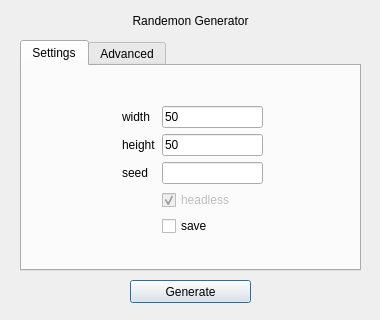
<?xml version="1.0" encoding="UTF-8"?>
<ui version="4.0">
 <class>Dialog</class>
 <widget class="QDialog" name="Dialog">
  <property name="geometry">
   <rect>
    <x>0</x>
    <y>0</y>
    <width>380</width>
    <height>320</height>
   </rect>
  </property>
  <property name="windowTitle">
   <string>Randémon</string>
  </property>
  <widget class="QPushButton" name="pushButton_generate">
   <property name="geometry">
    <rect>
     <x>130</x>
     <y>280</y>
     <width>121</width>
     <height>23</height>
    </rect>
   </property>
   <property name="text">
    <string>Generate</string>
   </property>
  </widget>
  <widget class="QLabel" name="label_title">
   <property name="geometry">
    <rect>
     <x>100</x>
     <y>10</y>
     <width>181</width>
     <height>21</height>
    </rect>
   </property>
   <property name="text">
    <string>Randemon Generator</string>
   </property>
   <property name="textFormat">
    <enum>Qt::AutoText</enum>
   </property>
   <property name="scaledContents">
    <bool>false</bool>
   </property>
   <property name="alignment">
    <set>Qt::AlignCenter</set>
   </property>
  </widget>
  <widget class="QTabWidget" name="Tabs">
   <property name="geometry">
    <rect>
     <x>20</x>
     <y>40</y>
     <width>341</width>
     <height>231</height>
    </rect>
   </property>
   <property name="currentIndex">
    <number>0</number>
   </property>
   <widget class="QWidget" name="settingsTab">
    <attribute name="title">
     <string>Settings</string>
    </attribute>
    <widget class="QWidget" name="formLayoutWidget">
     <property name="geometry">
      <rect>
       <x>100</x>
       <y>40</y>
       <width>141</width>
       <height>131</height>
      </rect>
     </property>
     <layout class="QFormLayout" name="formLayout">
      <item row="0" column="0">
       <widget class="QLabel" name="label_width">
        <property name="text">
         <string>width</string>
        </property>
       </widget>
      </item>
      <item row="0" column="1">
       <widget class="QLineEdit" name="lineEdit_width">
        <property name="text">
         <string>50</string>
        </property>
       </widget>
      </item>
      <item row="1" column="0">
       <widget class="QLabel" name="label_height">
        <property name="text">
         <string>height</string>
        </property>
       </widget>
      </item>
      <item row="1" column="1">
       <widget class="QLineEdit" name="lineEdit_height">
        <property name="text">
         <string>50</string>
        </property>
       </widget>
      </item>
      <item row="2" column="0">
       <widget class="QLabel" name="label_seed">
        <property name="text">
         <string>seed</string>
        </property>
       </widget>
      </item>
      <item row="2" column="1">
       <widget class="QLineEdit" name="lineEdit_seed"/>
      </item>
      <item row="5" column="1">
       <widget class="QCheckBox" name="checkBox_save">
        <property name="text">
         <string>save</string>
        </property>
       </widget>
      </item>
      <item row="4" column="1">
       <widget class="QCheckBox" name="checkBox_headless">
        <property name="enabled">
         <bool>false</bool>
        </property>
        <property name="text">
         <string>headless</string>
        </property>
        <property name="checked">
         <bool>true</bool>
        </property>
       </widget>
      </item>
     </layout>
    </widget>
   </widget>
   <widget class="QWidget" name="advancedTab">
    <attribute name="title">
     <string>Advanced</string>
    </attribute>
    <widget class="QLabel" name="label_3">
     <property name="geometry">
      <rect>
       <x>10</x>
       <y>70</y>
       <width>91</width>
       <height>21</height>
      </rect>
     </property>
     <property name="text">
      <string>Tree coverage</string>
     </property>
    </widget>
    <widget class="QLabel" name="label_2">
     <property name="geometry">
      <rect>
       <x>10</x>
       <y>40</y>
       <width>101</width>
       <height>20</height>
      </rect>
     </property>
     <property name="text">
      <string>Tall grass coverage</string>
     </property>
    </widget>
    <widget class="QLabel" name="label">
     <property name="geometry">
      <rect>
       <x>10</x>
       <y>10</y>
       <width>91</width>
       <height>21</height>
      </rect>
     </property>
     <property name="text">
      <string>Maximal hill height</string>
     </property>
    </widget>
    <widget class="QSpinBox" name="spinBox_maxHillHeight">
     <property name="geometry">
      <rect>
       <x>280</x>
       <y>10</y>
       <width>42</width>
       <height>22</height>
      </rect>
     </property>
     <property name="maximum">
      <number>100</number>
     </property>
     <property name="value">
      <number>5</number>
     </property>
    </widget>
    <widget class="QSpinBox" name="spinBox_tallGrass">
     <property name="geometry">
      <rect>
       <x>280</x>
       <y>40</y>
       <width>42</width>
       <height>22</height>
      </rect>
     </property>
     <property name="value">
      <number>30</number>
     </property>
    </widget>
    <widget class="QSlider" name="horizontalSlider_tallGrassCoverage">
     <property name="geometry">
      <rect>
       <x>130</x>
       <y>40</y>
       <width>141</width>
       <height>22</height>
      </rect>
     </property>
     <property name="maximum">
      <number>100</number>
     </property>
     <property name="sliderPosition">
      <number>30</number>
     </property>
     <property name="orientation">
      <enum>Qt::Horizontal</enum>
     </property>
    </widget>
    <widget class="QLabel" name="label_4">
     <property name="geometry">
      <rect>
       <x>120</x>
       <y>140</y>
       <width>101</width>
       <height>16</height>
      </rect>
     </property>
     <property name="text">
      <string>More comming soon!</string>
     </property>
    </widget>
    <widget class="QSlider" name="horizontalSlider">
     <property name="geometry">
      <rect>
       <x>130</x>
       <y>70</y>
       <width>141</width>
       <height>22</height>
      </rect>
     </property>
     <property name="maximum">
      <number>100</number>
     </property>
     <property name="sliderPosition">
      <number>10</number>
     </property>
     <property name="orientation">
      <enum>Qt::Horizontal</enum>
     </property>
    </widget>
    <widget class="QSpinBox" name="spinBox_trees">
     <property name="geometry">
      <rect>
       <x>280</x>
       <y>70</y>
       <width>42</width>
       <height>22</height>
      </rect>
     </property>
     <property name="value">
      <number>10</number>
     </property>
    </widget>
   </widget>
  </widget>
 </widget>
 <resources/>
 <connections>
  <connection>
   <sender>horizontalSlider</sender>
   <signal>valueChanged(int)</signal>
   <receiver>spinBox_trees</receiver>
   <slot>setValue(int)</slot>
   <hints>
    <hint type="sourcelabel">
     <x>263</x>
     <y>140</y>
    </hint>
    <hint type="destinationlabel">
     <x>318</x>
     <y>141</y>
    </hint>
   </hints>
  </connection>
  <connection>
   <sender>spinBox_trees</sender>
   <signal>valueChanged(int)</signal>
   <receiver>horizontalSlider</receiver>
   <slot>setValue(int)</slot>
   <hints>
    <hint type="sourcelabel">
     <x>315</x>
     <y>147</y>
    </hint>
    <hint type="destinationlabel">
     <x>276</x>
     <y>148</y>
    </hint>
   </hints>
  </connection>
  <connection>
   <sender>horizontalSlider_tallGrassCoverage</sender>
   <signal>valueChanged(int)</signal>
   <receiver>spinBox_tallGrass</receiver>
   <slot>setValue(int)</slot>
   <hints>
    <hint type="sourcelabel">
     <x>268</x>
     <y>122</y>
    </hint>
    <hint type="destinationlabel">
     <x>331</x>
     <y>123</y>
    </hint>
   </hints>
  </connection>
  <connection>
   <sender>spinBox_tallGrass</sender>
   <signal>valueChanged(int)</signal>
   <receiver>horizontalSlider_tallGrassCoverage</receiver>
   <slot>setValue(int)</slot>
   <hints>
    <hint type="sourcelabel">
     <x>314</x>
     <y>119</y>
    </hint>
    <hint type="destinationlabel">
     <x>264</x>
     <y>119</y>
    </hint>
   </hints>
  </connection>
 </connections>
</ui>
